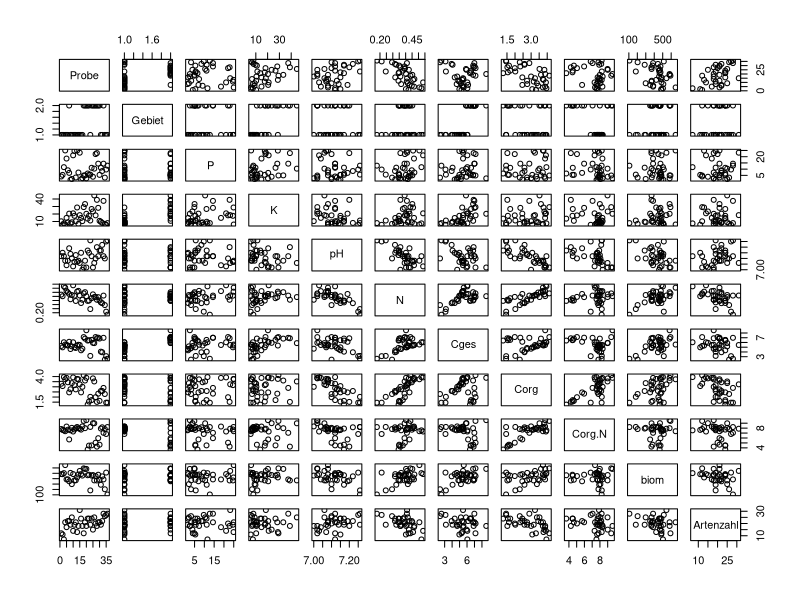
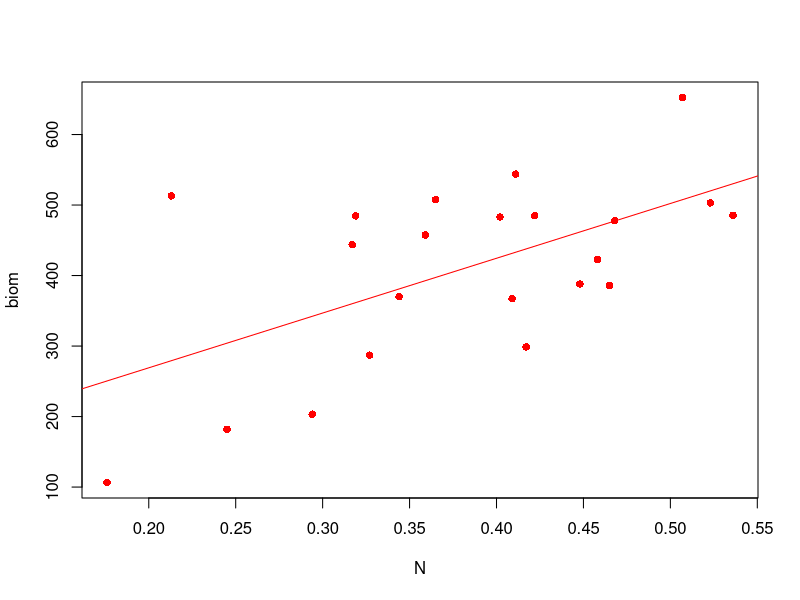
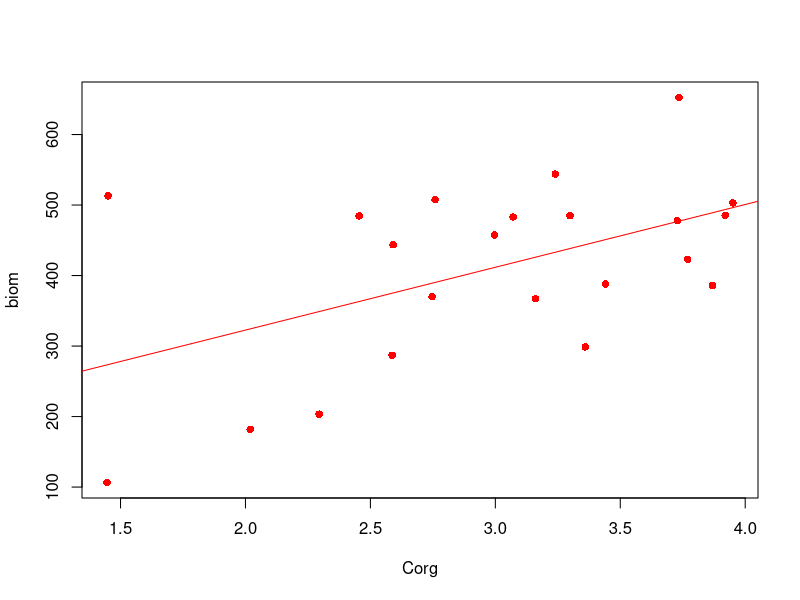
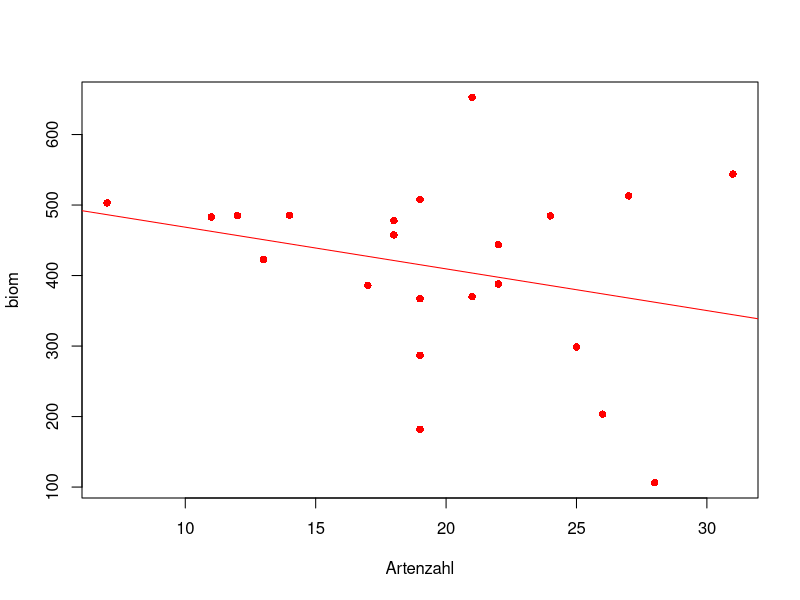
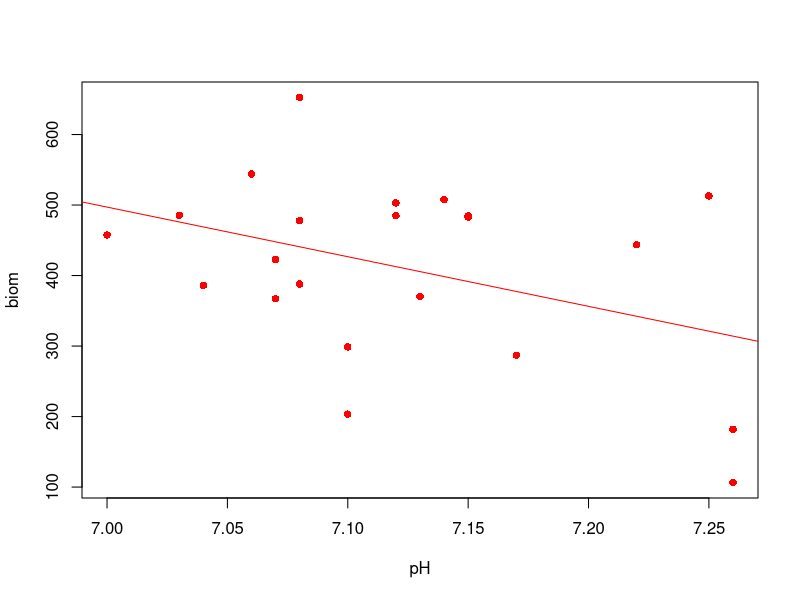
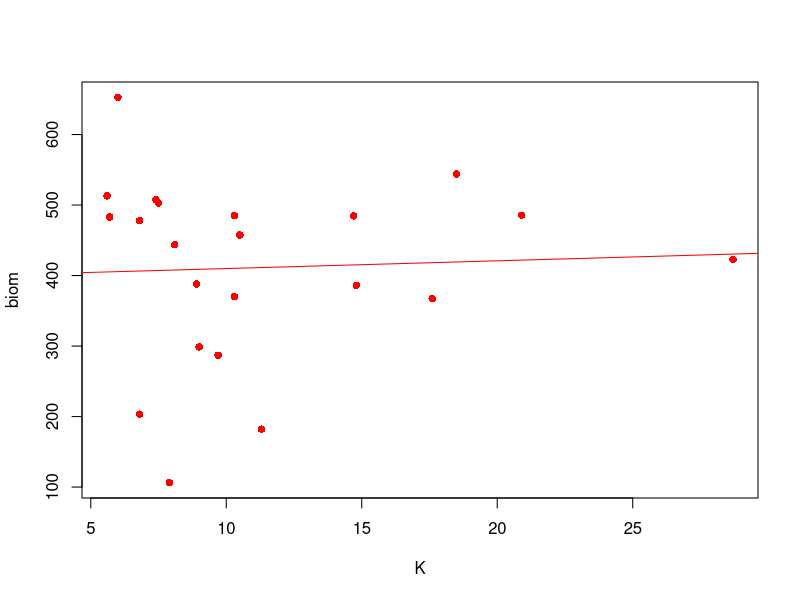
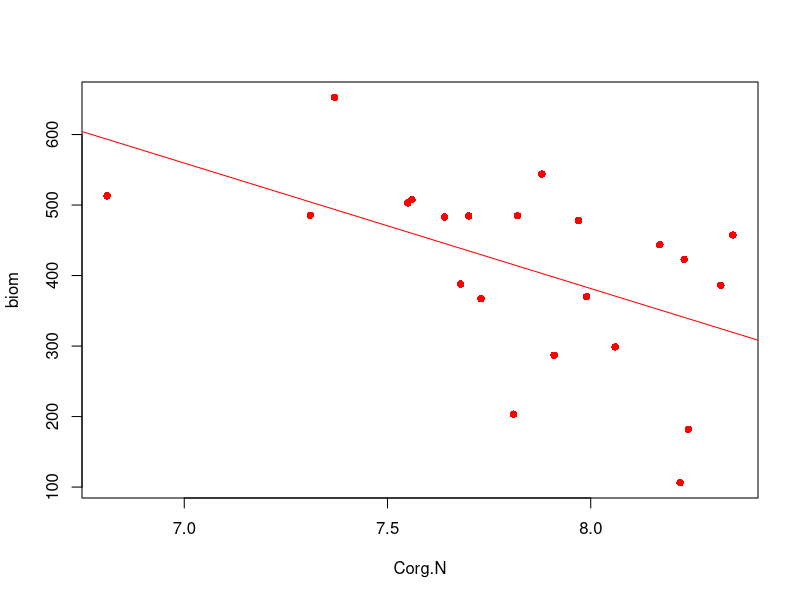
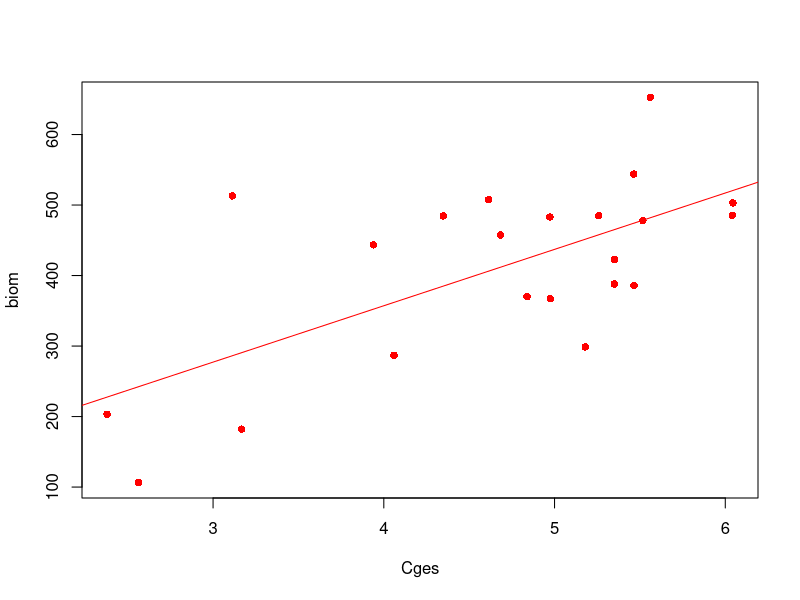

These charts were generated, in order, by the following R code: (Note: this script raises an error after producing the figures.)
################
# Datenset laden
################
# Load --------------------------------------------------------------------
set.seed(22)
data.all <- read.csv("frischwiesen.csv", sep = ";")
data.Ilmtal <- data.all[data.all$Gebiet == "Ilmtal", ]
data.Saaletal <- data.all[data.all$Gebiet == "Saaletal", ]


# Task 1 ------------------------------------------------------------------
####################################################
# 1. Leiten Sie zunaechst getrennt fuer das Saaletal
# und das Ilmtal geeignete lineare Modelle zur 
# Prognose der Biomasseproduktion her.
####################################################

# Untersuche Maße der zentralen Tendenz jeder einzelnen Variable
summary(data.all)
# Visualisieren der Variablen im Verh?ltnis:
plot(data.all)
# Jede Variable gegeneinander Plotten,
# vielversprechende Kombinationen selektieren.

### Ilmtal ###
model_ilm_N <- lm(biom~1+N, data = data.Ilmtal) # biomasse ~ Stickstoff
model_ilm_Corg <- lm(biom~1+Corg, data = data.Ilmtal) # biomasse ~Kohlenstoff
model_ilm_Artenzahl <- lm(biom~1+Artenzahl, data = data.Ilmtal) # biomasse ~ Artenzahl
model_ilm_pH <- lm(biom~1+pH, data = data.Ilmtal) # biomasse ~ pH
model_ilm_K <- lm(biom~1+K, data = data.Ilmtal) # biomasse ~ Kalium
model_ilm_Corg.N <- lm(biom~1+Corg.N, data = data.Ilmtal) # biomasse ~ Kohlenstoff/Stickstoff
model_ilm_Cges <- lm(biom~1+Cges, data = data.Ilmtal) # biomasse ~ Cges
model_ilm_P <- lm(biom~1+P, data = data.Ilmtal) # biomasse ~ P


# biomasse ~ Stickstoff
plot(biom~N, data = data.Ilmtal, col = "red", pch=16)
abline(model_ilm_N, col = "red")

# biomasse ~Kohlenstoff
plot(biom~Corg, data = data.Ilmtal, col = "red", pch=16)
abline(model_ilm_Corg, col = "red")

# biomasse ~ Artenzahl
plot(biom~Artenzahl, data = data.Ilmtal, col = "red", pch=16)
abline(model_ilm_Artenzahl, col = "red")

# biomasse ~ pH
plot(biom~pH, data = data.Ilmtal, col = "red", pch=16)
abline(model_ilm_pH, col = "red")

# biomasse ~ Kalium
plot(biom~K, data = data.Ilmtal, col = "red", pch=16)
abline(model_ilm_K, col = "red")

# biomasse ~ Corg.N
plot(biom~Corg.N, data = data.Ilmtal, col = "red", pch=16)
abline(model_ilm_Corg.N, col = "red")

# biomasse ~ Cges
plot(biom~Cges, data = data.Ilmtal, col = "red", pch=16)
abline(model_ilm_Cges, col = "red")


### Saaletal ###
model_saale_N <- lm(biom~1+N, data = data.Saaletal) # biomasse ~ Stickstoff
model_saale_Corg <- lm(biom~1+Corg, data = data.Saaletal) # biomasse ~Kohlenstoff
model_saale_Artenzahl <- lm(biom~1+Artenzahl, data = data.Saaletal) # biomasse ~ Artenzahl
model_saale_pH <- lm(biom~1+pH, data = data.Saaletal) # biomasse ~ pH
model_saale_K <- lm(biom~1+K, data = data.Saaletal) # biomasse ~ Kalium
model_saale_Corg.N <- lm(biom~1+Corg.N, data = data.Saaletal) # biomasse ~ Kohlenstoff/Stickstoff
model_saale_Cges <-  lm(biom~1+Cges, data = data.Saaletal) # biomasse ~ Cges
model_saale_P <- lm(biom~1+P, data = data.Saaletal) # biomasse ~ Phosphor

# biomasse ~ Stickstoff
plot(biom~N, data = data.Saaletal, col = "darkgreen", pch=16)
abline(model_saale_N, col = "darkgreen")

# biomasse ~Kohlenstoff
plot(biom~Corg, data = data.Saaletal, col = "darkgreen", pch=16)
abline(model_saale_Corg, col = "darkgreen")

# biomasse ~ Artenzahl
plot(biom~Artenzahl, data = data.Saaletal, col = "darkgreen", pch=16)
abline(model_saale_Artenzahl, col = "darkgreen")

# biomasse ~ pH
plot(biom~pH, data = data.Saaletal, col = "darkgreen", pch=16)
abline(model_saale_pH, col = "darkgreen")

# biomasse ~ Kalium
plot(biom~K, data = data.Saaletal, col = "darkgreen", pch=16)
abline(model_saale_K, col = "darkgreen")

# biomasse ~ Corg.N
plot(biom~Corg.N, data = data.Saaletal, col = "darkgreen", pch=16)
abline(model_saale_Corg.N, col = "darkgreen")

# biomasse ~ Cges
plot(biom~Cges, data = data.Saaletal, col = "darkgreen", pch=16)
abline(model_saale_Cges, col = "darkgreen")

# biomasse ~ P
plot(biom~P, data = data.Saaletal, col = "darkgreen", pch=16)
abline(model_saale_P, col = "darkgreen")


# Combined Plots ----------------------------------------------------------
#########################
### Kombinierte Plots ###
#########################
ylow <- 0

# biomasse ~ Stickstoff
model_all_N <- lm(biom~1+N, data = data.all)
plot(biom~N, data = data.Saaletal, col = "darkgreen", pch=16, ylim=c(ylow,600), xlim=c(0.1,0.6))
par(new=TRUE)
plot(biom~N, data = data.Ilmtal, col = "red", pch=16, ann=FALSE, axes=FALSE, ylim=c(ylow,600), xlim=c(0.1,0.6))
abline(model_saale_N, col = "darkgreen")
abline(model_ilm_N, col = "red")
abline(model_all_N, col = "black", lwd=2)
title(main ="Biomasse ~ Stickstoff (N)")
legend(.45,200, legend=c("Ilmtal","Saaletal"), fill = c("red", "darkgreen"), border = FALSE, bty="n")

# biomasse ~ Kohlenstoff
model_all_Corg <- lm(biom~1+Corg, data = data.all)
plot(biom~Corg, data = data.Saaletal, col = "darkgreen", pch=16, ylim=c(ylow,600), xlim=c(1,4.5))
par(new=TRUE)
plot(biom~Corg, data = data.Ilmtal, col = "red", pch=16, ann=FALSE, axes=FALSE, ylim=c(ylow,600), xlim=c(1,4.5))
abline(model_ilm_Corg, col = "red")
abline(model_saale_Corg, col = "darkgreen")
abline(model_all_Corg, col = "black", lwd=2)
title(main ="Biomasse ~ Kohlenstoff (Corg)")
legend(3.5,200, legend=c("Ilmtal","Saaletal"), fill = c("red", "darkgreen"), border = FALSE, bty="n")

# biomasse ~ Artenzahl
model_all_Artenzahl <- lm(biom~1+Artenzahl, data = data.all)
plot(biom~Artenzahl, data = data.Saaletal, col = "darkgreen", pch=16,  ylim=c(ylow,600), xlim=c(7,31))
par(new=TRUE)
plot(biom~Artenzahl, data = data.Ilmtal, col = "red", pch=16, ylim=c(ylow,600), xlim=c(7,31))
abline(model_saale_Artenzahl, col = "darkgreen")
abline(model_ilm_Artenzahl, col = "red")
abline(model_all_Artenzahl, col = "black", lwd=2)
title(main ="Biomasse ~ Artenzahl")
legend(7,200, legend=c("Ilmtal","Saaletal"), fill = c("red", "darkgreen"), border = FALSE, bty="n")


# biomasse ~ pH
model_all_pH <- lm(biom~1+pH, data = data.all)
plot(biom~pH, data = data.Saaletal, col = "darkgreen", pch=16, ylim=c(ylow,600), xlim=c(7,7.26))
par(new=TRUE)
plot(biom~pH, data = data.Ilmtal, col = "red", pch=16, ylim=c(ylow,600), xlim=c(7,7.26))
abline(model_saale_pH, col = "darkgreen")
abline(model_ilm_pH, col = "red")
abline(model_all_pH, col = "black", lwd=2)
title(main ="Biomasse ~ pH")
legend(7,200, legend=c("Ilmtal","Saaletal"), fill = c("red", "darkgreen"), border = FALSE, bty="n")


# biomasse ~ Kalium
model_all_K <- lm(biom~1+K, data = data.all)
plot(biom~K, data = data.Saaletal, col = "darkgreen", pch=16, ylim=c(ylow,600), xlim=c(5.6, 44.8))
par(new=TRUE)
plot(biom~K, data = data.Ilmtal, col = "red", pch=16, ylim=c(ylow,600), xlim=c(5.6, 44.8))
abline(model_ilm_K, col = "red")
abline(model_saale_K, col = "darkgreen")
abline(model_all_K, col = "black", lwd=2)
title(main ="Biomasse ~ Kalium (K)")
legend(33,200, legend=c("Ilmtal","Saaletal"), fill = c("red", "darkgreen"), border = FALSE, bty="n")


# biomasse ~ Corg.N
model_all_Corg.N <- lm(biom~1+Corg.N, data = data.all)
plot(biom~Corg.N, data = data.Saaletal, col = "darkgreen", pch=16, ylim=c(ylow,600), xlim=c(3.66, 9.62))
par(new=TRUE)
plot(biom~Corg.N, data = data.Ilmtal, col = "red", pch=16, ylim=c(ylow,600), xlim=c(3.66, 9.62))
abline(model_ilm_Corg.N, col = "red")
abline(model_saale_Corg.N, col = "darkgreen")
abline(model_all_Corg.N, col = "black", lwd=2)
title(main ="Biomasse ~ Kohlenstoff/Stickstoff (Corg.N)")
legend(3.5,200, legend=c("Ilmtal","Saaletal"), fill = c("red", "darkgreen"), border = FALSE, bty="n")


# biomasse ~ Cges
model_all_Cges <- lm(biom~1+Cges, data = data.all)
plot(biom~Cges, data = data.Saaletal, col = "darkgreen", pch=16, ylim=c(ylow,600), xlim=c(2.379, 8.576))
par(new=TRUE)
plot(biom~Cges, data = data.Ilmtal, col = "red", pch=16, ylim=c(ylow,600), xlim=c(2.379, 8.576))
abline(model_ilm_Cges, col = "red")
abline(model_saale_Cges, col = "darkgreen")
abline(model_all_Cges, col = "black", lwd=2)
title(main ="Biomasse ~ Kohlenstoff-Gesamt (Cges)")
legend(6.6,200, legend=c("Ilmtal","Saaletal"), fill = c("red", "darkgreen"), border = FALSE, bty="n")


# biomasse ~ Phosphor
model_all_P <- lm(biom~1+P, data = data.all)
plot(biom~P, data = data.Saaletal, col = "darkgreen", pch=16, ylim=c(ylow,600), xlim=c(1.4, 25))
par(new=TRUE)
plot(biom~P, data = data.Ilmtal, col = "red", pch=16, ylim=c(ylow,600), xlim=c(1.4, 25))
abline(model_ilm_P, col = "red")
abline(model_saale_P, col = "darkgreen")
abline(model_all_P, col = "black", lwd=2)
title(main ="Biomasse ~ Phosphor (P)")
legend(18,200, legend=c("Ilmtal","Saaletal"), fill = c("red", "darkgreen"), border = FALSE, bty="n")


# Task 2 ------------------------------------------------------------------
####################################################
# 2. Analysieren Sie dann beide Teildatensaetze gemeinsam
# und untersuchen Sie insbesondere das Vorliegen von 
# Wechselwirkungen, d.h. unterschiedliche quantitative 
# Effekte der Einflussgroessen in den beiden Untersuchungsgebieten.
####################################################
interactions <- function(area, name) {
  column_names <- c('P','K','pH', 'N', 'Cges', 'Corg', 'Corg.N', 'Artenzahl')
  for(i in column_names) {
    area.sorted <- area[order(area[[i]]),]  #sort
    for(j in column_names) {
      if(i != j) {
        area.first <- area.sorted[1:ceiling(nrow(area)/2),]
        area.second <- area.sorted[(ceiling((nrow(area)/2))+1):nrow(area),]
        
        xlow <- min(area[[j]])
        xhigh <- max(area[[j]])
        lmformula <- as.formula(paste("biom~1+",j, sep=""))
        plottitle <- paste(name,": ", i, " against ",j, sep="")
        subtitle <- paste("red = high values, green = low values")
        
        model_first <- lm(lmformula, data = area.first)
        model_second <- lm(lmformula, data = area.second)
        plot(lmformula, data = area.first, 
             col = "darkgreen", 
             pch=16, 
             ylim=c(0,600), 
             xlim=c(xlow, xhigh), 
             main = plottitle, 
             sub = subtitle)
        par(new=TRUE)
        plot(lmformula, data = area.second, 
             col = "red", 
             pch=16, 
             ylim=c(0,600), 
             xlim=c(xlow, xhigh))
        abline(model_first, col = "darkgreen")
        abline(model_second, col = "red")
      }
    }
  }
} #end function

interactions(data.Ilmtal, 'Ilmtal')
interactions(data.Saaletal, 'Saaletal')
interactions(data.all, 'Gesamt')


# Correlation Coefficient -------------------------------------------------------
####################################################
# Korrelationskoeffizienten der einfachen Variablen 
#################################################### 
cor_saale_N <- cor(data.Saaletal$biom, data.Saaletal$N)
cor_ilm_N <- cor(data.Ilmtal$biom, data.Ilmtal$N)
cor_all_N <- cor(data.all$biom, data.all$N)

cor_saale_Corg <- cor(data.Saaletal$biom, data.Saaletal$Corg)
cor_ilm_Corg <- cor(data.Ilmtal$biom, data.Ilmtal$Corg)
cor_all_Corg <- cor(data.all$biom, data.all$Corg)

cor_saale_Artenzahl <- cor(data.Saaletal$biom, data.Saaletal$Artenzahl)
cor_ilm_Artenzahl <- cor(data.Ilmtal$biom, data.Ilmtal$Artenzahl)
cor_all_Artenzahl <- cor(data.all$biom, data.all$Artenzahl)

cor_saale_pH <- cor(data.Saaletal$biom, data.Saaletal$pH)
cor_ilm_pH <- cor(data.Ilmtal$biom, data.Ilmtal$pH)
cor_all_pH <- cor(data.all$biom, data.all$pH)

cor_saale_K <- cor(data.Saaletal$biom, data.Saaletal$K)
cor_ilm_K <- cor(data.Ilmtal$biom, data.Ilmtal$K)
cor_all_K <- cor(data.all$biom, data.all$K)

cor_saale_P <- cor(data.Saaletal$biom, data.Saaletal$P)
cor_ilm_P <- cor(data.Ilmtal$biom, data.Ilmtal$P)
cor_all_P <- cor(data.all$biom, data.all$P)

cor_saale_Cges <- cor(data.Saaletal$biom, data.Saaletal$Cges)
cor_ilm_Cges <- cor(data.Ilmtal$biom, data.Ilmtal$Cges)
cor_all_Cges <- cor(data.all$biom, data.all$Cges)

cor_saale_Corg.N <- cor(data.Saaletal$biom, data.Saaletal$Corg.N)
cor_ilm_Corg.N <- cor(data.Ilmtal$biom, data.Ilmtal$Corg.N)
cor_all_Corg.N <- cor(data.all$biom, data.all$Corg.N)


###################################################
# Model-Selection basierend auf Mallows Cp
# Maximales Modell für Gebiete erstellen:
###################################################

# Model Selection Ilmtal --------------------------------------------------
# Korrelationskoeffizienten: Variablen untereinander verglichen, in Matrixschreibweise
vec <- c('P','K','pH', 'N', 'Cges', 'Corg', 'Corg.N', 'Artenzahl', 'biom')
cor(data.Ilmtal[,vec])
# Max-Model durch visuelles...angucken 
own_model_Ilm <- lm(biom~1+N+Corg+Cges+Corg.N:pH+(P+K+N):Artenzahl+N:P, data = data.Ilmtal)

# Best Model mit Mallows Cp
require("leaps")
ilm_bss <- regsubsets(biom~1+N+Corg+Cges+Corg.N:pH+(P+K+N):Artenzahl+N:P, data = data.Ilmtal)
summary(ilm_bss)$cp
index <- which.min(summary(ilm_bss)$cp)
summary(ilm_bss)$which[index,]
Cp_Ilm <- lm(biom~1+Cges+Corg.N:pH, data = data.Ilmtal)
summary(Cp_Ilm)

# Model Selection Saaletal ------------------------------------------------
# old: Artenzahl+N+Corg+Cges+(Corg.N)+P+pH
# new: N+Corg+Artenzahl+Corg.N+pH+P+Artenzahl:N+Corg:P+P:N+P:K
# new new: N+Corg+Artenzahl+Corg.N+P+K+N:Artenzahl+Corg:P+P:N+P:K
# Korrelationskoeffizienten: Variablen untereinander verglichen, in Matrixschreibweise
vec <- c('P','K','pH', 'N', 'Cges', 'Corg', 'Corg.N', 'Artenzahl', 'biom')
cor(data.Saaletal[,vec])
own_model_Saale <- lm(biom~1+P+pH+Cges+Corg.N+Corg+Artenzahl+P:K+P:N+N:Artenzahl+Corg:P, data = data.Saaletal)
summary(own_model_Saale)
#plot(own_model_Saale, which=1)

# Best Model mit Mallows Cp
#saale_bss <- regsubsets(biom~1+Corg+N+Cges+Artenzahl+pH+P+Artenzahl:N+Corg:P+P:N+P:K, data = data.Saaletal, nbest=1)
# K & N rausgeschmissen, da geringster Korrelationskoeffizient; einige interessante Wechselwirkungen reingenommen
saale_bss <- regsubsets(biom~1+P+pH+Cges+Corg.N+Corg+Artenzahl+P:K+P:N+N:Artenzahl+Corg:P, data = data.Saaletal)
summary(saale_bss)$cp
index <- which.min(summary(saale_bss)$cp)
summary(saale_bss)$which[index,]
Cp_Saale <- lm(biom~1+P:N+pH+Cges+Corg+Corg.N, data = data.Saaletal)
summary(Cp_Saale)

# Standardize Regression-coefficients
#library("QuantPsyc")
#lm.beta(own_model_Saale)


# Task 3 ------------------------------------------------------------------
####################################################
# 3. Vergleichen sie die Genauigkeit der Vorhersage 
# fuer Biomasse fuer das Saaletal basierend auf dem 
# separaten und dem gemeinsamem Modell.
# Verwenden sie hierbei auf geeignete Art den SPSE.
####################################################


# Model selection Gesamtdatensatz -----------------------------------------
# Best Model mit Mallows Cp (Gesamter Datensatz)
#all_bss <- regsubsets(biom~(N+Corg+Cges+Corg.N+pH+Artenzahl+P+K)*as.factor(Gebiet), data = data.all, nbest = 3)
all_bss <- regsubsets(biom~(N+Corg+Cges+pH+Artenzahl)*as.factor(Gebiet)+P:as.factor(Gebiet)+Corg.N:as.factor(Gebiet), data = data.all, nbest = 3)

data.all$Gebiet <- as.factor(data.all$Gebiet)
str(data.all)
summary(all_bss)$cp
index <- which.min(summary(all_bss)$cp)
summary(all_bss)$which[index,]
Cp_all <- lm(biom~1+N+Corg+Cges+Corg.N+as.factor(Gebiet):Corg+as.factor(Gebiet):pH, data = data.all)
summary(Cp_all)
# Visuelle Inspektion um MAximalmodell zu erstellen
Cp_all2 <- lm(biom~1+Cges+P:Gebiet+Corg.N:Gebiet+Corg, data=data.all)
summary(Cp_all2)


# SPSE-Saale --------------------------------------------------------------------
max_model_Saale <- lm(biom~1+P:N+pH+Cges+Corg+Corg.N, data = data.Saaletal)
max_RSS_Saale <- sum((data.Saaletal$biom - predict(max_model_Saale, newdata = data.Saaletal))^2)
length = dim(data.Saaletal)[1]            # data entries
sigma2.max_Saale <- max_RSS_Saale/(length - length(coef(max_model_Saale)))  # max.Modell / #entries - #predictor_variables

# SPSE-Gesamt -------------------------------------------------------------
max_model_Gesamt <- lm(biom~1+Cges+P:Gebiet+Corg.N:Gebiet+Corg, data = data.all)
max_RSS_Gesamt <- sum((data.Saaletal$biom - predict(max_model_Gesamt, newdata = data.Saaletal))^2)
length = dim(data.all)[1]            # data entries
sigma2.max_Gesamt <- max_RSS_Gesamt/(length - length(coef(max_model_Gesamt)))  # max.Modell / #entries - #predictor_variables


saale_SPSE <- max_RSS_Saale + 2*sigma2.max_Saale*length(coef(max_model_Saale))
all_SPSE <- max_RSS_Gesamt + 2*sigma2.max_Gesamt*length(coef(max_model_Gesamt))
# Saale-Modell ist besser (SPSE kleiner) zur Vorhersage des Saaletals; 
# Ilmtaldaten bringt keine zus?tzlichen Vorteile zur Vorhersage des Saaletals (keine Testdaten vorhanden)


# SIMULATION --------------------------------------------------------------
###########################################################################
# Wählen sie ein „wahres Modell“ in Anlehnung an die Ergebnisse des ersten
# Teils und eine Designmatrix, die zufällig ausgewählte Zeilen der realen
# Design-Matrix (mit Wiederholung) enthält. Simulieren Sie dann mehrfach 
# Pseudo-Beobachtungen der Zielgröße und führen Sie für die so simulierten
# Pseudo-Datensätze die Modellwahl mit Hilfe von Mallow’s Cp-Kriterium durch.
############################################################################
maxformula <- as.formula(paste("biom~1+(N+Corg+Cges+pH+Artenzahl)*Gebiet+P:Gebiet+Corg.N:Gebiet", sep=""))
lmformula <- as.formula(paste("biom~1+Corg+Cges+Corg.N:Gebiet+P:Gebiet", sep=""))
true_model <- lm(lmformula, data = data.all)
maxmodel <- lm(maxformula, data = data.all)
summary(maxmodel)



true_list <- c('Corg','Cges','GebietIlmtal:Corg.N', 'GebietSaaletal:Corg.N', 'GebietIlmtal:P', 'GebietSaaletal:P')
n <- c(50, 100, 500, 1000)
model_selection_matrix <- data.frame(matrix(0, ncol = 16, nrow = length(n)))
rownames(model_selection_matrix) <- c(50, 100, 500, 1000)
colnames(model_selection_matrix) <- c('N', 'Corg', 'Cges', 'pH', 'Artenzahl', 'GebietSaaletal',
                                      'N:GebietSaaletal', 'Corg:GebietSaaletal', 'Cges:GebietSaaletal', 'pH:GebietSaaletal', 'Artenzahl:GebietSaaletal',
                                      'GebietIlmtal:P', 'GebietSaaletal:P', 'GebietIlmtal:Corg.N', 'GebietSaaletal:Corg.N', 'true_model_included')
model_size_matrix <- data.frame(matrix(0, ncol = 15, nrow = length(n)))
rownames(model_size_matrix) <- c(50, 100, 500, 1000)
colnames(model_size_matrix) <- seq(1, 16, 1)  

row.index <- 1
for(i in n) {
  bool_model = c()
  model_count <- 0
  for(j in 1:1000) {
    data.prediction <- data.all[sample(1:dim(data.all)[1],i,replace=TRUE),]
    data.prediction$biom <- predict(true_model, newdata = data.prediction) + rnorm(i, mean = 0, sd = sd(data.all$biom))

    minCp <- regsubsets(maxformula, data = data.prediction)
    index <- which.min(summary(minCp)$cp)
    summary(minCp)$which[index,]
    # if all predictor-variables of the true model are true, then increas model_count by 1
    c(summary(minCp)$which[index,])
    bool <- all(c(summary(minCp)$which[index,])[true_list])
    if(bool == TRUE) {
      model_count <- model_count + 1
    }
    bool_model = rbind(bool_model, c(summary(minCp)$which[index,]))
    model_size_matrix[row.index, index] <-  model_size_matrix[row.index, index] + 1
  }
  model_selection_matrix[row.index,1:15] <- colSums(bool_model[,-1])
  model_selection_matrix$true_model_included[row.index] <- model_count
  row.index <- row.index+1
}
